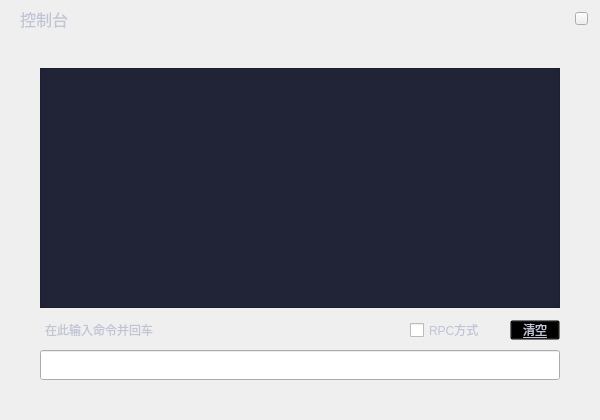
<?xml version="1.0" encoding="UTF-8"?>
<ui version="4.0">
 <class>ConsoleDialog</class>
 <widget class="QDialog" name="ConsoleDialog">
  <property name="geometry">
   <rect>
    <x>0</x>
    <y>0</y>
    <width>600</width>
    <height>420</height>
   </rect>
  </property>
  <property name="font">
   <font>
    <family>微软雅黑</family>
   </font>
  </property>
  <property name="windowTitle">
   <string>Dialog</string>
  </property>
  <property name="styleSheet">
   <string notr="true">color: rgb(192, 196, 212);</string>
  </property>
  <widget class="QWidget" name="widget" native="true">
   <property name="geometry">
    <rect>
     <x>0</x>
     <y>0</y>
     <width>600</width>
     <height>420</height>
    </rect>
   </property>
   <widget class="QWidget" name="containerWidget" native="true">
    <property name="geometry">
     <rect>
      <x>0</x>
      <y>0</y>
      <width>600</width>
      <height>420</height>
     </rect>
    </property>
    <property name="font">
     <font>
      <family>微软雅黑</family>
     </font>
    </property>
    <widget class="QTextBrowser" name="consoleBrowser">
     <property name="geometry">
      <rect>
       <x>40</x>
       <y>68</y>
       <width>520</width>
       <height>240</height>
      </rect>
     </property>
     <property name="font">
      <font>
       <family>微软雅黑</family>
       <weight>50</weight>
       <italic>false</italic>
       <bold>false</bold>
      </font>
     </property>
     <property name="contextMenuPolicy">
      <enum>Qt::DefaultContextMenu</enum>
     </property>
     <property name="styleSheet">
      <string notr="true">QTextBrowser{background-color: rgb(32,36,54);color: rgb(192, 196, 212);border:1px solid rgb(28, 32, 46);padding: 0px 0px 0px 6px;}
QTextBrowser:focus{border:1px solid rgb(93,107,144);}</string>
     </property>
    </widget>
    <widget class="QToolButton" name="clearBtn">
     <property name="geometry">
      <rect>
       <x>510</x>
       <y>320</y>
       <width>50</width>
       <height>20</height>
      </rect>
     </property>
     <property name="font">
      <font>
       <family>微软雅黑</family>
       <pointsize>9</pointsize>
       <weight>50</weight>
       <italic>false</italic>
       <bold>false</bold>
       <underline>true</underline>
      </font>
     </property>
     <property name="cursor">
      <cursorShape>PointingHandCursor</cursorShape>
     </property>
     <property name="styleSheet">
      <string notr="true">QToolButton{font: 9pt &quot;微软雅黑&quot;;text-decoration: underline;background:transparent;color: rgb(192, 196, 212);}
QToolButton:hover{color:white;}</string>
     </property>
     <property name="text">
      <string>清空</string>
     </property>
    </widget>
    <widget class="QLineEdit" name="consoleLineEdit">
     <property name="geometry">
      <rect>
       <x>40</x>
       <y>350</y>
       <width>520</width>
       <height>30</height>
      </rect>
     </property>
     <property name="font">
      <font>
       <family>微软雅黑</family>
       <weight>50</weight>
       <italic>false</italic>
       <bold>false</bold>
      </font>
     </property>
     <property name="contextMenuPolicy">
      <enum>Qt::DefaultContextMenu</enum>
     </property>
    </widget>
    <widget class="QLabel" name="label">
     <property name="geometry">
      <rect>
       <x>20</x>
       <y>8</y>
       <width>80</width>
       <height>21</height>
      </rect>
     </property>
     <property name="font">
      <font>
       <family>微软雅黑</family>
       <pointsize>12</pointsize>
       <weight>50</weight>
       <bold>false</bold>
      </font>
     </property>
     <property name="styleSheet">
      <string notr="true">color: rgb(192,196,212);</string>
     </property>
     <property name="text">
      <string>控制台</string>
     </property>
     <property name="alignment">
      <set>Qt::AlignLeading|Qt::AlignLeft|Qt::AlignVCenter</set>
     </property>
    </widget>
    <widget class="QToolButton" name="closeBtn">
     <property name="geometry">
      <rect>
       <x>575</x>
       <y>12</y>
       <width>13</width>
       <height>13</height>
      </rect>
     </property>
     <property name="cursor">
      <cursorShape>PointingHandCursor</cursorShape>
     </property>
     <property name="focusPolicy">
      <enum>Qt::NoFocus</enum>
     </property>
     <property name="text">
      <string/>
     </property>
    </widget>
    <widget class="QLabel" name="label_2">
     <property name="geometry">
      <rect>
       <x>45</x>
       <y>320</y>
       <width>311</width>
       <height>20</height>
      </rect>
     </property>
     <property name="font">
      <font>
       <family>微软雅黑</family>
       <weight>50</weight>
       <italic>false</italic>
       <bold>false</bold>
      </font>
     </property>
     <property name="text">
      <string>在此输入命令并回车</string>
     </property>
    </widget>
    <widget class="QCheckBox" name="checkBox">
     <property name="geometry">
      <rect>
       <x>410</x>
       <y>320</y>
       <width>91</width>
       <height>20</height>
      </rect>
     </property>
     <property name="cursor">
      <cursorShape>PointingHandCursor</cursorShape>
     </property>
     <property name="text">
      <string>RPC方式</string>
     </property>
    </widget>
    <zorder>consoleBrowser</zorder>
    <zorder>clearBtn</zorder>
    <zorder>consoleLineEdit</zorder>
    <zorder>label</zorder>
    <zorder>closeBtn</zorder>
    <zorder>label_2</zorder>
    <zorder>checkBox</zorder>
    <zorder>widget</zorder>
    <zorder>widget</zorder>
   </widget>
  </widget>
 </widget>
 <resources/>
 <connections/>
</ui>
